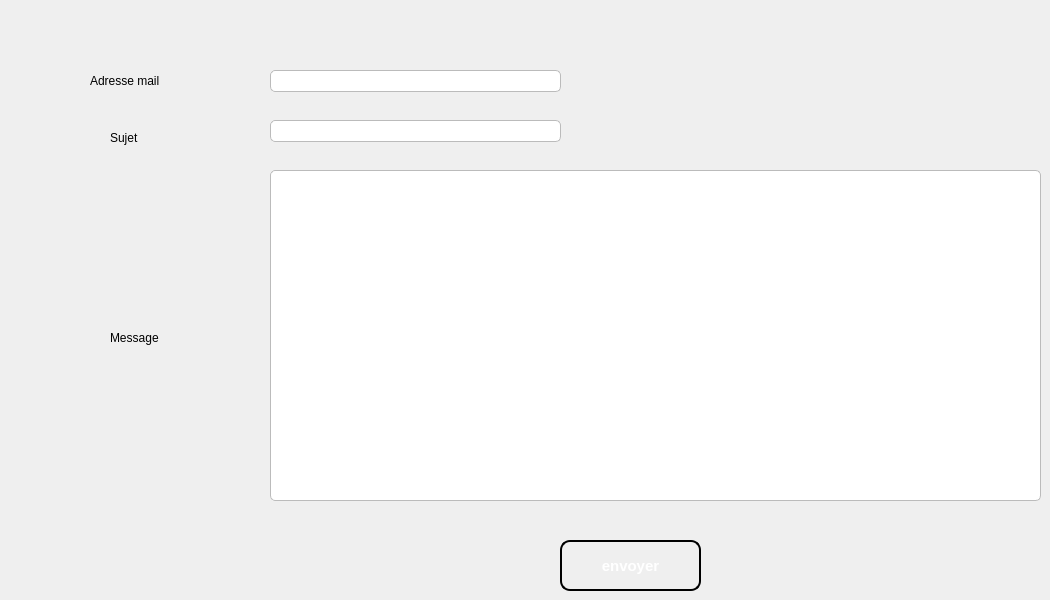
    <widget class="QWidget" name="tab_3">
     <attribute name="title">
      <string>Mailing</string>
     </attribute>
     <widget class="QLabel" name="label_2">
      <property name="geometry">
       <rect>
        <x>90</x>
        <y>50</y>
        <width>171</width>
        <height>61</height>
       </rect>
      </property>
      <property name="text">
       <string>Adresse mail</string>
      </property>
     </widget>
     <widget class="QLabel" name="label_3">
      <property name="geometry">
       <rect>
        <x>110</x>
        <y>130</y>
        <width>101</width>
        <height>16</height>
       </rect>
      </property>
      <property name="text">
       <string>Sujet</string>
      </property>
     </widget>
     <widget class="QLabel" name="label_4">
      <property name="geometry">
       <rect>
        <x>110</x>
        <y>330</y>
        <width>101</width>
        <height>16</height>
       </rect>
      </property>
      <property name="text">
       <string>Message</string>
      </property>
     </widget>
     <widget class="QLineEdit" name="lineEdit_adresse">
      <property name="geometry">
       <rect>
        <x>270</x>
        <y>70</y>
        <width>291</width>
        <height>22</height>
       </rect>
      </property>
      <property name="styleSheet">
       <string notr="true">QLineEdit {
    background-color: #FFFFFF;
    border: 1px solid #BBBBBB;
    border-radius: 5px;
    padding: 3px;
    font-size: 15px;
    font-family: &quot;Arial&quot;;
}

QLineEdit:focus {
    border: 2px solid #0000FF;
    background-color: #F0F0F0;
}
</string>
      </property>
     </widget>
     <widget class="QLineEdit" name="lineEdit_sujet">
      <property name="geometry">
       <rect>
        <x>270</x>
        <y>120</y>
        <width>291</width>
        <height>22</height>
       </rect>
      </property>
      <property name="styleSheet">
       <string notr="true">QLineEdit {
    background-color: #FFFFFF;
    border: 1px solid #BBBBBB;
    border-radius: 5px;
    padding: 3px;
    font-size: 15px;
    font-family: &quot;Arial&quot;;
}

QLineEdit:focus {
    border: 2px solid #0000FF;
    background-color: #F0F0F0;
}
</string>
      </property>
     </widget>
     <widget class="QPushButton" name="pushButton_envoyer">
      <property name="geometry">
       <rect>
        <x>560</x>
        <y>540</y>
        <width>141</width>
        <height>51</height>
       </rect>
      </property>
      <property name="styleSheet">
       <string notr="true">QPushButton {
    background: qlineargradient(x1: 0, y1: 0, x2: 0, y2: 1,
                                stop: 0 #1c3087, stop: 1 #1c3087);
    border: 2px solid #000000;
    border-radius: 10px;
    padding: 10px;
    color: white;
    font-size: 15px;
    font-weight: bold;
    text-align: center;
}

QPushButton:hover {
    background: qlineargradient(x1: 0, y1: 0, x2: 0, y2: 1,
                                stop: 0 #bd9a06, stop: 1 #deb60d);
    cursor: pointer;
    box-shadow: 0px 0px 5px #004040;
}

QPushButton:pressed {
    background: qlineargradient(x1: 0, y1: 0, x2: 0, y2: 1,
                                stop: 0 #004080, stop: 1 #002040);
}</string>
      </property>
      <property name="text">
       <string>envoyer</string>
      </property>
      <property name="icon">
       <iconset resource="img.qrc">
        <normaloff>:/image QT/2344221.png</normaloff>:/image QT/2344221.png</iconset>
      </property>
      <property name="iconSize">
       <size>
        <width>30</width>
        <height>30</height>
       </size>
      </property>
     </widget>
     <widget class="QTextEdit" name="textEdit_message">
      <property name="geometry">
       <rect>
        <x>270</x>
        <y>170</y>
        <width>771</width>
        <height>331</height>
       </rect>
      </property>
      <property name="styleSheet">
       <string notr="true">QTextEdit {
    background-color: #FFFFFF;
    border: 1px solid #BBBBBB;
    border-radius: 5px;
    padding: 3px;
    font-size: 15px;
    font-family: &quot;Arial&quot;;
}

QTextEdit:focus {
    border: 2px solid #0000FF;
    background-color: #F0F0F0;
}</string>
      </property>
     </widget>
    </widget>
